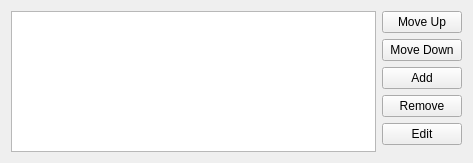
<?xml version="1.0" encoding="UTF-8"?>
<ui version="4.0">
 <class>OxygenExceptionListWidget</class>
 <widget class="QWidget" name="OxygenExceptionListWidget">
  <property name="geometry">
   <rect>
    <x>0</x>
    <y>0</y>
    <width>473</width>
    <height>163</height>
   </rect>
  </property>
  <property name="sizePolicy">
   <sizepolicy hsizetype="Preferred" vsizetype="Preferred">
    <horstretch>0</horstretch>
    <verstretch>0</verstretch>
   </sizepolicy>
  </property>
  <property name="minimumSize">
   <size>
    <width>0</width>
    <height>0</height>
   </size>
  </property>
  <layout class="QGridLayout" name="gridLayout">
   <item row="0" column="0" rowspan="6">
    <widget class="QTreeView" name="exceptionListView">
     <property name="sizePolicy">
      <sizepolicy hsizetype="Expanding" vsizetype="Maximum">
       <horstretch>0</horstretch>
       <verstretch>0</verstretch>
      </sizepolicy>
     </property>
     <property name="minimumSize">
      <size>
       <width>100</width>
       <height>100</height>
      </size>
     </property>
    </widget>
   </item>
   <item row="5" column="1">
    <spacer name="verticalSpacer">
     <property name="orientation">
      <enum>Qt::Vertical</enum>
     </property>
     <property name="sizeHint" stdset="0">
      <size>
       <width>20</width>
       <height>1</height>
      </size>
     </property>
    </spacer>
   </item>
   <item row="0" column="1">
    <widget class="QPushButton" name="moveUpButton">
     <property name="text">
      <string>Move Up</string>
     </property>
    </widget>
   </item>
   <item row="1" column="1">
    <widget class="QPushButton" name="moveDownButton">
     <property name="text">
      <string>Move Down</string>
     </property>
    </widget>
   </item>
   <item row="2" column="1">
    <widget class="QPushButton" name="addButton">
     <property name="text">
      <string>Add</string>
     </property>
    </widget>
   </item>
   <item row="3" column="1">
    <widget class="QPushButton" name="removeButton">
     <property name="text">
      <string>Remove</string>
     </property>
    </widget>
   </item>
   <item row="4" column="1">
    <widget class="QPushButton" name="editButton">
     <property name="text">
      <string>Edit</string>
     </property>
    </widget>
   </item>
  </layout>
 </widget>
 <tabstops>
  <tabstop>exceptionListView</tabstop>
  <tabstop>moveUpButton</tabstop>
  <tabstop>moveDownButton</tabstop>
  <tabstop>addButton</tabstop>
  <tabstop>removeButton</tabstop>
  <tabstop>editButton</tabstop>
 </tabstops>
 <resources/>
 <connections/>
</ui>
